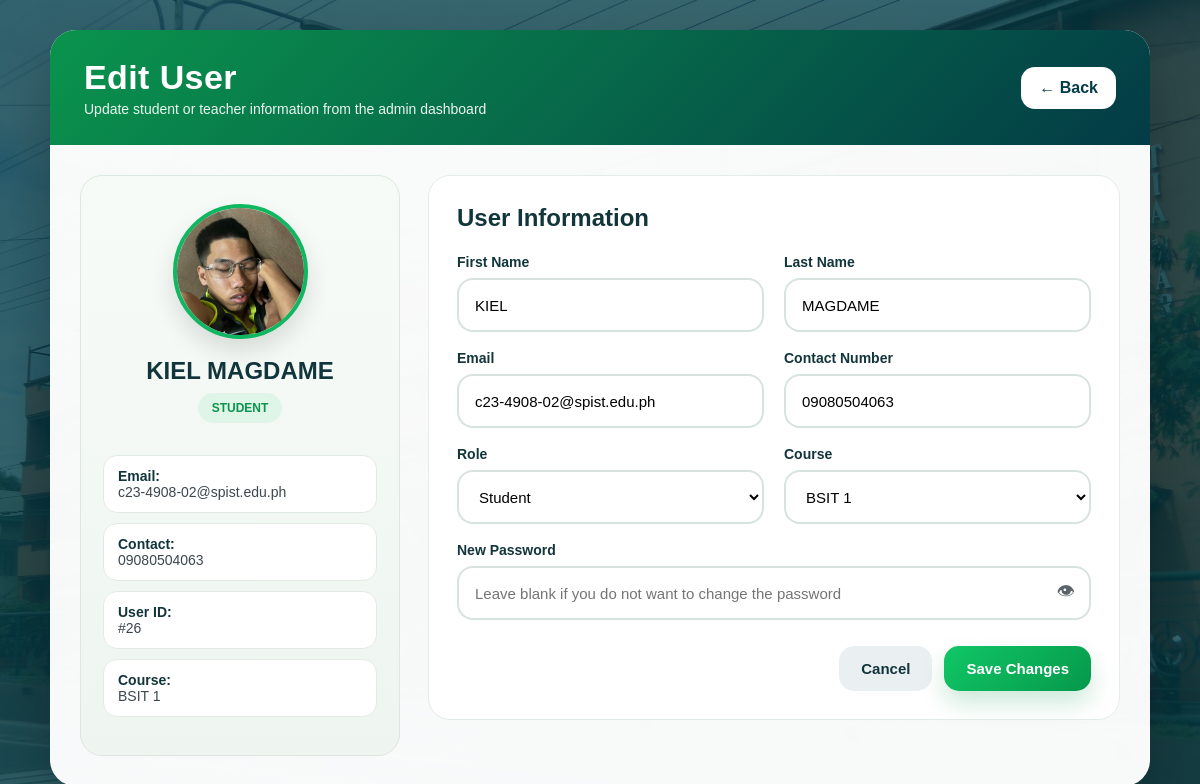
Screenshot of /clearance_system/dashboard/edit_user.php?id=26&return=admin.php?view=students (signed in) with the database file from the repository.
### tables this page shows
CREATE TABLE `users` (
  `id` int(11) NOT NULL,
  `firstname` varchar(100) DEFAULT NULL,
  `lastname` varchar(100) DEFAULT NULL,
  `email` varchar(100) DEFAULT NULL,
  `contact_number` varchar(20) DEFAULT NULL,
  `password` varchar(255) DEFAULT NULL,
  `role` enum('student','teacher') DEFAULT NULL,
  `course` varchar(50) DEFAULT NULL,
  `profile_photo` varchar(255) DEFAULT NULL,
  `is_deleted` tinyint(1) NOT NULL DEFAULT 0,
  `deleted_at` datetime DEFAULT NULL
);

### clearance_system/dashboard/edit_user.php (the view, shortened to what this page needs)
<?php
include("../config/db.php");
$id = intval($_GET['id']);
$returnUrl = isset($_GET['return']) && !empty($_GET['return'])
    ? $_GET['return']
    : 'admin.php?view=students';
$stmt = $conn->prepare("SELECT * FROM users WHERE id = ?");
$stmt->bind_param("i", $id);
$stmt->execute();
$result = $stmt->get_result();
$user = $result->fetch_assoc();
$default_photo = "../assets/southern.png";
if (!empty($user['profile_photo']) && file_exists("../assets/uploads/profile/" . $user['profile_photo'])) {
    $profile_photo = "../assets/uploads/profile/" . $user['profile_photo'];
} else {
    $profile_photo = $default_photo;
}
?>
<!DOCTYPE html>
<html lang="en">
<head>
</head>
<body>
    <div class="edit-container">
        <div class="edit-header">
            <div>
                <h1>Edit User</h1>
                <p>Update student or teacher information from the admin dashboard</p>
            </div>
            <a href="<?php echo htmlspecialchars($returnUrl); ?>" class="back-btn">← Back</a>
        </div>
        <div class="edit-body">
            <div class="edit-grid">
                <div class="profile-card">
                    <div class="avatar">
                        <img src="<?php echo htmlspecialchars($profile_photo); ?>" alt="Profile Photo" onerror="this.src='../assets/southern.png';">
                    </div>
                    <h2><?php echo htmlspecialchars($user['firstname'] . ' ' . $user['lastname']); ?></h2>
                    <div class="mini-badge">
                        <?php echo strtoupper(htmlspecialchars($user['role'])); ?>
                    </div>
                    <div class="profile-meta">
                        <div><strong>Email:</strong><br><?php echo htmlspecialchars($user['email']); ?></div>
                        <div><strong>Contact:</strong><br><?php echo htmlspecialchars($user['contact_number']); ?></div>
                        <div><strong>User ID:</strong><br>#<?php echo $user['id']; ?></div>
                        <?php if (!empty($user['course'])): ?>
                            <div><strong>Course:</strong><br><?php echo htmlspecialchars($user['course']); ?></div>
                        <?php endif; ?>
                    </div>
                </div>
                <div class="form-card">
                    <div class="form-title">User Information</div>
                    <form method="POST">
                        <div class="form-grid">
                            <div class="input-group">
                                <label for="firstname">First Name</label>
                                <input type="text" id="firstname" name="firstname" value="<?php echo htmlspecialchars($user['firstname']); ?>" required>
                            </div>
                            <div class="input-group">
                                <label for="lastname">Last Name</label>
                                <input type="text" id="lastname" name="lastname" value="<?php echo htmlspecialchars($user['lastname']); ?>" required>
                            </div>
                            <div class="input-group">
                                <label for="email">Email</label>
                                <input type="email" id="email" name="email" value="<?php echo htmlspecialchars($user['email']); ?>" required>
                            </div>
                            <div class="input-group">
                                <label for="contact_number">Contact Number</label>
                                <input type="text" id="contact_number" name="contact_number" value="<?php echo htmlspecialchars($user['contact_number']); ?>" required>
                            </div>
                            <div class="input-group">
                                <label for="role">Role</label>
                                <select name="role" id="role" onchange="toggleCourseField()" required>
                                    <option value="student" <?php echo ($user['role'] === 'student') ? 'selected' : ''; ?>>Student</option>
                                </select>
                            </div>
                            <div class="input-group course-box" id="courseBox">
                                <label for="course">Course</label>
                                <select name="course" id="course">
                                    <option value="BSIT 1" <?php echo ($user['course'] === 'BSIT 1') ? 'selected' : ''; ?>>BSIT 1</option>
                                </select>
                            </div>
                            <div class="input-group full">
                                <label for="password">New Password</label>
                                <div class="password-wrap">
                                    <input type="password" id="password" name="password" placeholder="Leave blank if you do not want to change the password">
                                    <span class="toggle-password" onclick="togglePassword()">👁</span>
                                </div>
                            </div>
                        </div>
                        <div class="button-row">
                            <a href="<?php echo htmlspecialchars($returnUrl); ?>" class="btn btn-cancel">Cancel</a>
                            <button type="submit" class="btn btn-save">Save Changes</button>
                        </div>
                    </form>
                </div>
            </div>
        </div>
    </div>
</body>
</html>

### rows the page displays
users: profile_photo (picture), firstname+lastname "KIEL MAGDAME", role "STUDENT", email "c23-4908-02@spist.edu.ph", contact_number "09080504063", id "26", course "BSIT 1", firstname "KIEL", lastname "MAGDAME", role "Student"
